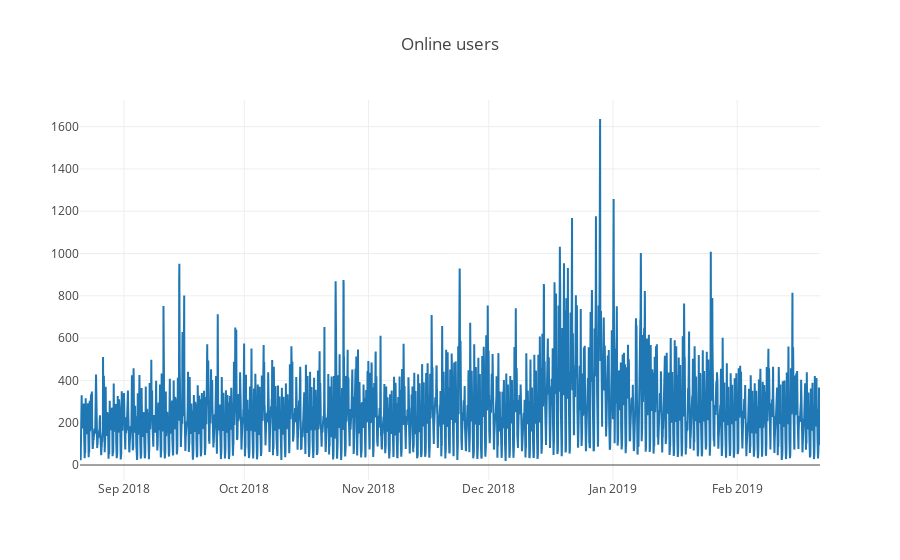

Here is the notebook cell this chart was saved with:
### Code cell
def plotly_df(df, title = '', plot_in=True):
    data = []

    for column in df.columns:
        trace = go.Scatter(
            x = df.index,
            y = df[column],
            mode = 'lines',
            name = column
        )
        data.append(trace)

    layout = dict(title = title)
    fig = dict(data = data, layout = layout)
    #iplot(fig, show_link=False)
    if plot_in:
      configure_plotly_browser_state()
      iplot(fig, show_link=False)
    else:    
      py.iplot(fig)

plotly_df(pd.DataFrame(df['ride_id'].groupby(df.time).count()), title = "Online users", plot_in=True)

### Figure 1 — Plotly figure (JSON) as saved in the notebook; plotly's stock layout.template omitted (floating-point values rounded to 4 significant figures; data arrays with more than 128 entries replaced by an {"elided": "..."} marker saying what was removed)
{"data": [{"uid": "0650d796-2fc2-4d9f-8e4d-160acf8d5c21", "mode": "lines", "y": {"elided": "4433 int values"}, "x": {"elided": "4433 str values"}, "type": "scatter", "name": "ride_id"}], "layout": {"title": {"text": "Online users"}}}
